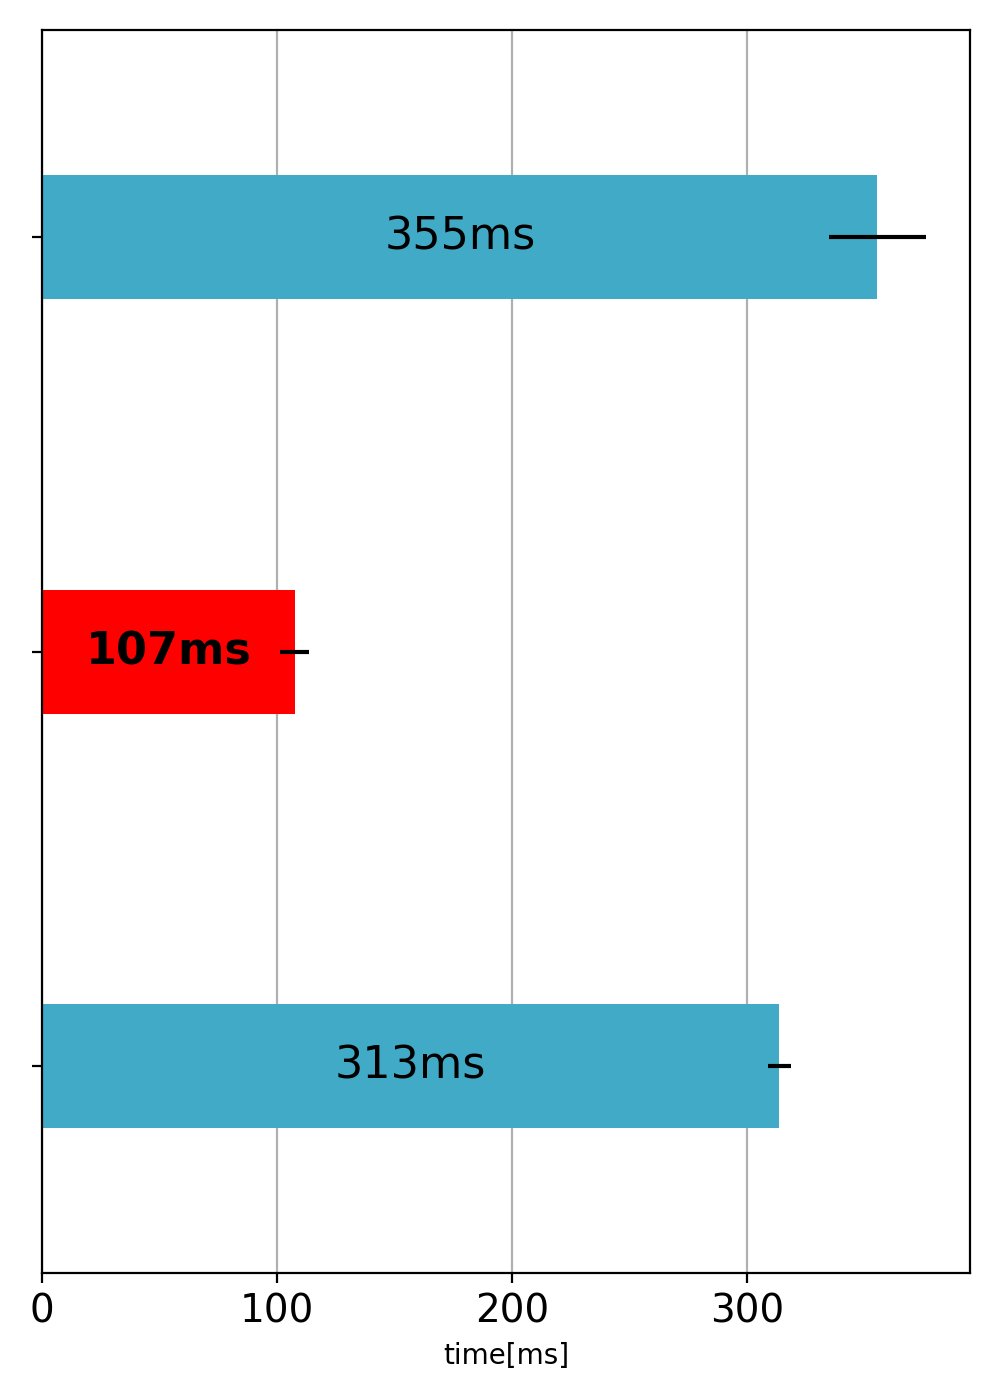

The Python source for this figure:
import timeit
import numpy as np
import matplotlib.pyplot as plt


def func1(n, a):
    for i in range(n):
        a[i]


def func2(n, a):
    for ai in a:
        ai


def func3(n, a):
    for i, ai in enumerate(a):
        ai


def main():
    n_repeat = 10
    n = 10**7
    a = list(range(n))
    res1 = timeit.repeat(lambda: func1(n, a), repeat=n_repeat, number=1)
    res1 = np.array(res1) * 10**3
    res2 = timeit.repeat(lambda: func2(n, a), repeat=n_repeat, number=1)
    res2 = np.array(res2) * 10**3
    res3 = timeit.repeat(lambda: func3(n, a), repeat=n_repeat, number=1)
    res3 = np.array(res3) * 10**3

    print(np.mean(res1), np.std(res1))
    print(np.mean(res2), np.std(res2))
    print(np.mean(res3), np.std(res3))

    # Example data
    y_pos = np.arange(3)
    performance = [np.mean(res1), np.mean(res2), np.mean(res3)]
    error = [np.std(res1), np.std(res2), np.std(res3)]

    # plot
    plt.rcdefaults()
    fig, ax = plt.subplots(figsize=(5, 7))

    ax.barh(y_pos,
            performance,
            xerr=error,
            align='center',
            height=0.3,
            color=['#41aac7', 'red', '#41aac7'])
    ax.text(np.mean(res1) / 2,
            0,
            f'{int(np.mean(res1))}ms',
            fontsize=16,
            ha='center',
            va='center',
            color='black')
    ax.text(np.mean(res2) / 2,
            1,
            f'{int(np.mean(res2))}ms',
            fontsize=16,
            ha='center',
            va='center',
            color='black',
            weight='bold')
    ax.text(np.mean(res3) / 2,
            2,
            f'{int(np.mean(res3))}ms',
            fontsize=16,
            ha='center',
            va='center',
            color='black')

    ax.grid(axis='y')
    ax.set_ylim(-0.5, 2.5)
    ax.set_axisbelow(True)
    ax.tick_params(axis='x', labelsize=14)
    ax.invert_yaxis()  # labels read top-to-bottom
    ax.set_yticks(y_pos)
    # ax.set_yticklabels(['', '', ''])
    ax.yaxis.set_ticklabels([])
    # ax.yaxis.set_ticks_position('none')
    ax.set_xlabel('time[ms]')

    plt.grid()
    plt.tight_layout()
    plt.savefig('list.png', dpi=200)
    plt.show()


if __name__ == '__main__':
    main()
